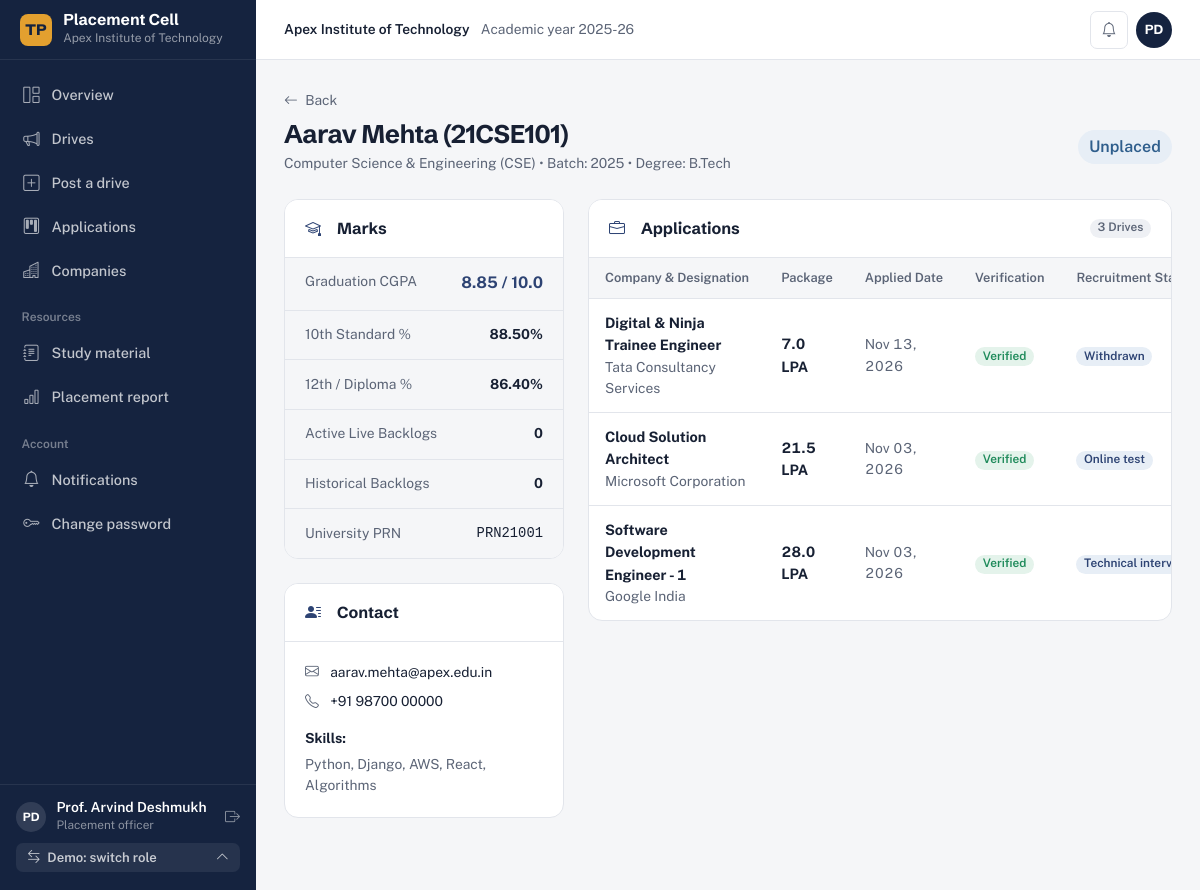
The page /students/1/ (signed in) on the database as committed earlier.
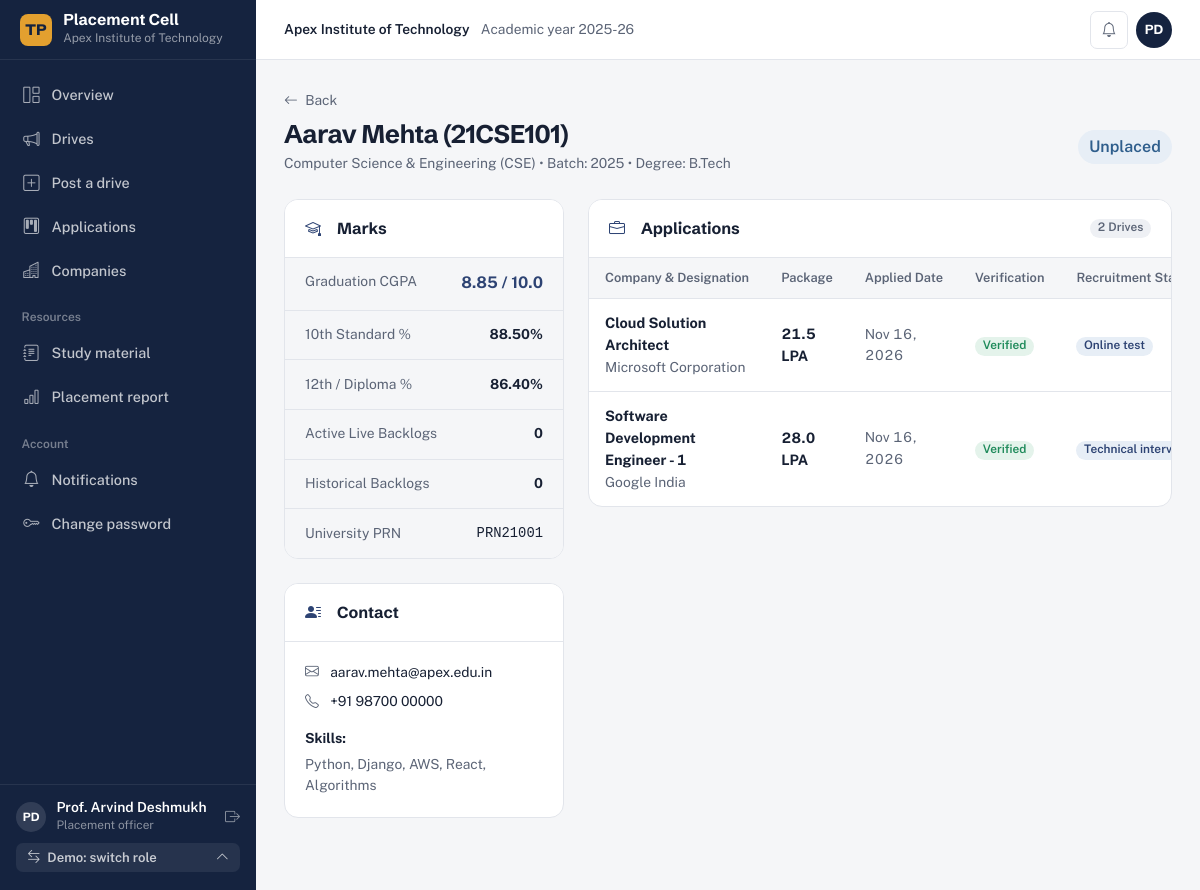
The same page on the database as committed later.
### apps/applications/models.py (models this page shows, shortened)
class JobApplication(models.Model):
    job_opening = models.ForeignKey(
        JobOpening,
        on_delete=models.CASCADE,
        related_name='applications'
    )
    student = models.ForeignKey(
        StudentProfile,
        on_delete=models.CASCADE,
        related_name='applications'
    )
    applied_at = models.DateTimeField(default=timezone.now)
    verification_status = models.CharField(
        max_length=30,
        choices=VerificationStatus.choices,
        default=VerificationStatus.PENDING
    )
    verified_by = models.ForeignKey(
        settings.AUTH_USER_MODEL,
        on_delete=models.SET_NULL,
        null=True,
        blank=True,
        related_name='applications_verified'
    )
    verification_notes = models.TextField(blank=True, null=True)
    stage = models.CharField(
        max_length=30,
        choices=ApplicationStage.choices,
        default=ApplicationStage.APPLIED,
        db_index=True
    )
    stage_updated_at = models.DateTimeField(default=timezone.now)
    remarks = models.TextField(blank=True, null=True, help_text="Notes from TPO / Recruiter regarding candidate performance")
    class Meta:
        verbose_name = "Job Application"
        verbose_name_plural = "Job Applications"
        unique_together = ('job_opening', 'student')
        ordering = ['-applied_at']

### apps/placements/models.py (models this page shows, shortened)
class JobOpening(models.Model):
    company = models.ForeignKey(
        Company,
        on_delete=models.CASCADE,
        related_name='job_openings'
    )
    title = models.CharField(max_length=150, help_text="Designation (e.g. SDE 1, Graduate Engineer Trainee)")
    role_description = models.TextField()
    job_location = models.CharField(max_length=150, help_text="e.g. Bangalore, Pune, Hybrid")
    package_ctc = models.DecimalField(
        max_digits=6,
        decimal_places=2,
        help_text="Offered compensation in LPA (e.g. 14.50)"
    )
    bond_details = models.CharField(max_length=255, blank=True, null=True, help_text="e.g. No Bond, or 1 Year Service Agreement")
    min_tenth_percentage = models.DecimalField(
        max_digits=5,
        decimal_places=2,
        default=0.00,
        help_text="Minimum 10th standard percentage required (0.00 = No cutoff)"
    )
    min_twelfth_percentage = models.DecimalField(
        max_digits=5,
        decimal_places=2,
        default=0.00,
        help_text="Minimum 12th / Diploma percentage required (0.00 = No cutoff)"
    )
    min_graduation_cgpa = models.DecimalField(
        max_digits=4,
        decimal_places=2,
        default=0.00,
        help_text="Minimum CGPA required on 10.0 scale (0.00 = No cutoff)"
    )
    max_active_backlogs = models.PositiveIntegerField(
        default=0,
        help_text="Maximum allowed live backlogs (e.g. 0)"
    )
    allowed_departments = models.ManyToManyField(
        Department,
        related_name='eligible_job_openings',
        help_text="Academic branches allowed to apply"
    )
    allowed_degrees = models.CharField(
        max_length=255,
        default='B.Tech',
        help_text="Comma-separated degrees (e.g. B.Tech, M.Tech, MCA)"
    )
    allowed_batches = models.CharField(
        max_length=100,
        default='2025,2026',
        help_text="Comma-separated graduation batch years (e.g. 2025, 2026)"
    )
    application_deadline = models.DateTimeField(help_text="Cut-off date & time for student applications")
    drive_date = models.DateField(help_text="Scheduled date for on-campus / virtual drive")
    status = models.CharField(
        max_length=30,
        choices=JobStatus.choices,
        default=JobStatus.PUBLISHED,
        db_index=True
    )
    created_by = models.ForeignKey(
        settings.AUTH_USER_MODEL,
        on_delete=models.SET_NULL,
        null=True,
        blank=True,
        related_name='created_job_openings'
    )
    created_at = models.DateTimeField(default=timezone.now)
    updated_at = models.DateTimeField(auto_now=True)
    class Meta:
        verbose_name = "Job Opening"
        verbose_name_plural = "Job Openings"
        ordering = ['-created_at']

### apps/companies/models.py (models this page shows, shortened)
class Company(models.Model):
    name = models.CharField(max_length=150, unique=True, db_index=True)
    website = models.URLField(blank=True, null=True)
    industry_sector = models.CharField(max_length=100, help_text="e.g. Information Technology, FinTech, Automotive")
    tier = models.CharField(
        max_length=30,
        choices=CompanyTier.choices,
        default=CompanyTier.TIER_2_CORE
    )
    contact_person = models.CharField(max_length=100, help_text="Recruiter / HR Point of Contact")
    contact_email = models.EmailField()
    contact_phone = models.CharField(max_length=20, blank=True, null=True)
    address = models.TextField(blank=True, null=True)
    logo = models.ImageField(upload_to='company_logos/', blank=True, null=True)
    is_active = models.BooleanField(default=True)
    created_at = models.DateTimeField(default=timezone.now)
    updated_at = models.DateTimeField(auto_now=True)
    class Meta:
        verbose_name = "Company"
        verbose_name_plural = "Companies"
        ordering = ['name']

### apps/students/views.py (the view)
# urls.py: path('<int:student_id>/', views.student_detail_view, name='detail'),
@login_required_custom
def student_detail_view(request, student_id):
    student = get_object_or_404(
        StudentProfile.objects.select_related('user', 'department', 'placed_company'),
        id=student_id
    )
    if request.user.role == UserRole.STUDENT and student.user != request.user:
        return HttpResponseForbidden("Access denied: You are only authorized to view your own candidate profile.")
    if request.user.role == UserRole.TNP_ASSISTANT:
        assigned_depts = get_assistant_departments(request.user)
        if student.department not in assigned_depts:
            return HttpResponseForbidden("Access denied: Candidate belongs to another academic department.")
    applications = student.applications.select_related('job_opening__company').order_by('-applied_at')
    return render(request, 'students/student_detail.html', {
        'student': student,
        'applications': applications,
        'active_nav': 'students'
    })

### apps/accounts/models.py (called while the page is built)
    def get_full_name(self):
        return f"{self.first_name} {self.last_name}".strip()

    @property
    def is_admin(self):
        return self.role == UserRole.ADMIN

    @property
    def is_principal(self):
        return self.role == UserRole.PRINCIPAL

    @property
    def is_tnp_officer(self):
        return self.role == UserRole.TNP_OFFICER

    @property
    def is_student(self):
        return self.role == UserRole.STUDENT

    def get_dashboard_url(self):
        if self.role == UserRole.ADMIN:
            return reverse('admin_panel:dashboard')
        elif self.role == UserRole.PRINCIPAL:
            return reverse('principal_panel:dashboard')
        elif self.role == UserRole.TNP_OFFICER:
            return reverse('tpo_panel:dashboard')
        elif self.role == UserRole.TNP_ASSISTANT:
            return reverse('assistant_panel:dashboard')
        elif self.role == UserRole.STUDENT:
            return reverse('student_panel:dashboard')
        return reverse('core:landing')

### templates/students/student_detail.html (shortened to what the changed rows need)
{% extends 'base/dashboard_base.html' %}
{% block content %}
<div class="mb-4">
  <div class="d-flex justify-content-between align-items-center mt-2">
    <div>
      <h1 class="page-title">{{ student.user.get_full_name }} ({{ student.roll_number }})</h1>
    </div>
  </div>
</div>
<div class="row g-4 mb-4">
  <div class="col-lg-8">
    <div class="tpms-card">
      <div class="tpms-card-header">
        <span class="tpms-card-title"><i class="bi bi-briefcase me-2 text-primary"></i> Applications</span>
        <span class="badge bg-light text-dark">{{ applications|length }} Drives</span>
      </div>
      <div class="tpms-card-body p-0">
        <div class="tpms-table-container border-0">
          <table class="tpms-table">
            <thead>
              <tr>
                <th>Company & Designation</th>
                <th>Package</th>
                <th>Applied Date</th>
                <th>Verification</th>
                <th>Recruitment Stage</th>
              </tr>
            </thead>
            <tbody>
              {% for app in applications %}
                <tr>
                  <td>
                    <div class="fw-bold text-dark">{{ app.job_opening.title }}</div>
                    <div class="text-muted small">{{ app.job_opening.company.name }}</div>
                  </td>
                  <td><span class="fw-bold">{{ app.job_opening.package_ctc|floatformat:1 }} LPA</span></td>
                  <td class="text-muted small">{{ app.applied_at|date:"M d, Y" }}</td>
                  <td>
                    {% if app.verification_status == 'VERIFIED' %}
                      <span class="badge bg-success-subtle text-success">Verified</span>
                    {% elif app.verification_status == 'FLAGGED' %}
                      <span class="badge bg-danger-subtle text-danger">Flagged</span>
                    {% else %}
                      <span class="badge bg-warning-subtle text-warning">Pending</span>
                    {% endif %}
                  </td>
                  <td>
                    <span class="badge bg-primary-subtle text-primary">{{ app.get_stage_display }}</span>
                  </td>
                </tr>
              {% empty %}
                <tr>
                  <td colspan="5" class="text-center py-4 text-muted">No applications submitted by this candidate yet.</td>
                </tr>
              {% endfor %}
            </tbody>
          </table>
        </div>
      </div>
    </div>
  </div>
</div>
{% endblock %}

Rows that differ between the two databases and show on the page:
removed JobApplication: job_opening "Digital & Ninja Trainee Engineer", job_opening.company.name "Tata Consultancy Services", job_opening.package_ctc "7.0", applied_at "Nov 13, 2026", verification_status "Verified", stage "Withdrawn"
changed JobApplication "Online test": applied_at "Nov 03, 2026" → "Nov 16, 2026"
changed JobApplication "Software Development Engineer - 1": applied_at "Nov 03, 2026" → "Nov 16, 2026"
Other text that changed with them:
{{ applications|length }}: "3" → "2"
